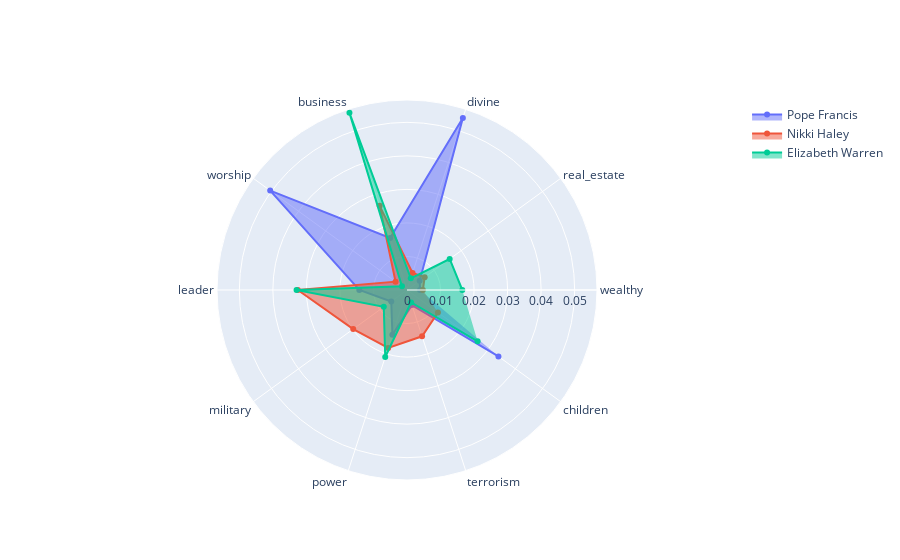

Notebook code for this chart:
### Code cell
theta_ = ['wealthy','real_estate', 'divine', 'business','worship', 'leader', 'military', 'power', 'terrorism', 'children']

fig = go.Figure()

fig.add_trace(go.Scatterpolar(
      r=f5[theta_].loc['Pope Francis'],
      theta=theta_,
      fill='toself',
      name='Pope Francis'
))
fig.add_trace(go.Scatterpolar(
      r=f5[theta_].loc['Nikki Haley'],
      theta=theta_,
      fill='toself',
      name='Nikki Haley'
))
fig.add_trace(go.Scatterpolar(
      r=f5[theta_].loc['Elizabeth Warren'],
      theta=theta_,
      fill='toself',
      name='Elizabeth Warren'
))

fig.update_layout(
  polar=dict(
    radialaxis=dict(
      visible=True#,
      #range=[0, 5]
    )),
  showlegend=True
)

fig.show()

### Figure 1 — Plotly figure (JSON) as saved in the notebook; plotly's stock layout.template omitted (floating-point values rounded to 4 significant figures)
{"data": [{"fill": "toself", "name": "Pope Francis", "r": [0.003897, 0.004677, 0.0539, 0.0163, 0.05043, 0.01422, 0.005805, 0.01407, 0.004732, 0.0337], "theta": ["wealthy", "real_estate", "divine", "business", "worship", "leader", "military", "power", "terrorism", "children"], "type": "scatterpolar"}, {"fill": "toself", "name": "Nikki Haley", "r": [0.004732, 0.00651, 0.005351, 0.02639, 0.004227, 0.03256, 0.01983, 0.01817, 0.01451, 0.01141], "theta": ["wealthy", "real_estate", "divine", "business", "worship", "leader", "military", "power", "terrorism", "children"], "type": "scatterpolar"}, {"fill": "toself", "name": "Elizabeth Warren", "r": [0.01649, 0.01573, 0.003657, 0.05554, 0.001855, 0.03294, 0.008559, 0.02102, 0.003921, 0.02602], "theta": ["wealthy", "real_estate", "divine", "business", "worship", "leader", "military", "power", "terrorism", "children"], "type": "scatterpolar"}], "layout": {"polar": {"radialaxis": {"visible": true}}, "showlegend": true}}
